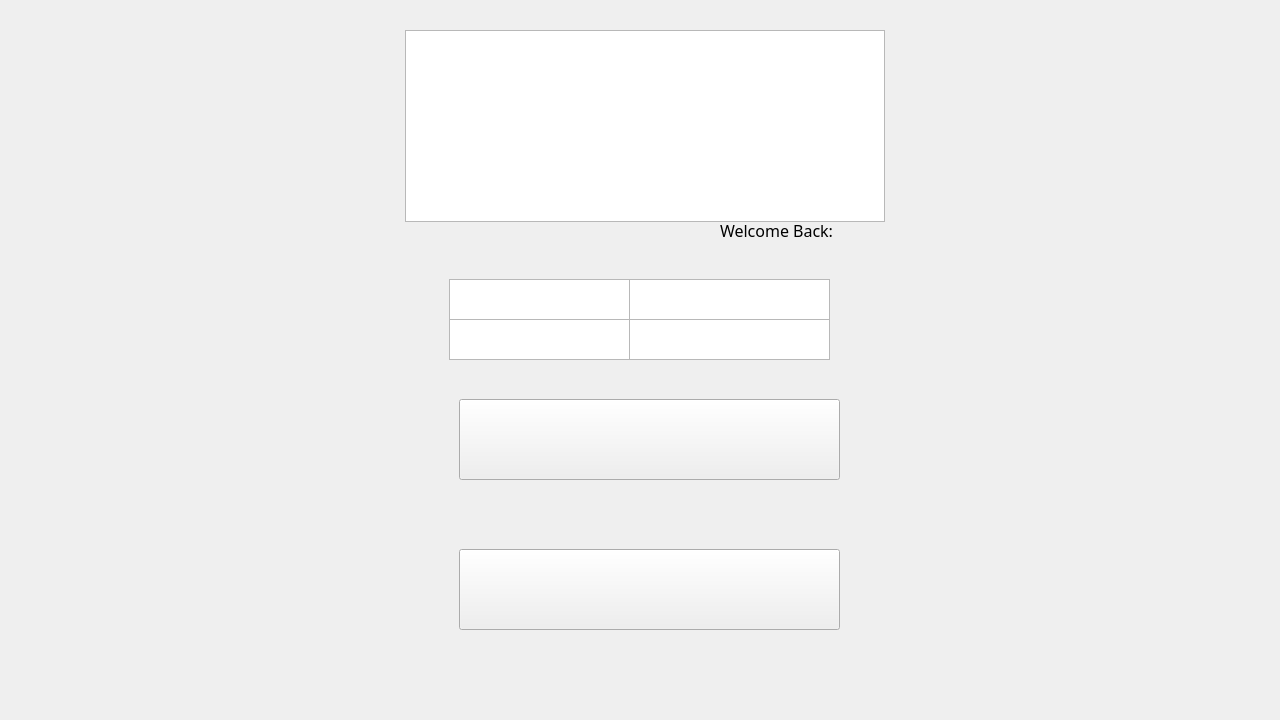
<?xml version="1.0" encoding="UTF-8"?>
<ui version="4.0">
 <class>MainWindow</class>
 <widget class="QMainWindow" name="MainWindow">
  <property name="geometry">
   <rect>
    <x>0</x>
    <y>0</y>
    <width>1280</width>
    <height>720</height>
   </rect>
  </property>
  <property name="windowTitle">
   <string>MainWindow</string>
  </property>
  <widget class="QWidget" name="centralwidget">
   <widget class="QStackedWidget" name="Menus">
    <property name="geometry">
     <rect>
      <x>-1</x>
      <y>-1</y>
      <width>1280</width>
      <height>720</height>
     </rect>
    </property>
    <property name="currentIndex">
     <number>0</number>
    </property>
    <widget class="QWidget" name="LoginorRegister">
     <widget class="QTextEdit" name="UsernameText">
      <property name="geometry">
       <rect>
        <x>630</x>
        <y>280</y>
        <width>201</width>
        <height>41</height>
       </rect>
      </property>
      <property name="font">
       <font>
        <family>8514oem</family>
        <pointsize>12</pointsize>
        <bold>true</bold>
       </font>
      </property>
     </widget>
     <widget class="QGraphicsView" name="UserName">
      <property name="geometry">
       <rect>
        <x>450</x>
        <y>280</y>
        <width>181</width>
        <height>41</height>
       </rect>
      </property>
     </widget>
     <widget class="QGraphicsView" name="Password">
      <property name="geometry">
       <rect>
        <x>450</x>
        <y>320</y>
        <width>181</width>
        <height>41</height>
       </rect>
      </property>
     </widget>
     <widget class="PasswordTextEdit" name="PasswordText">
      <property name="geometry">
       <rect>
        <x>630</x>
        <y>320</y>
        <width>201</width>
        <height>41</height>
       </rect>
      </property>
      <property name="font">
       <font>
        <family>8514oem</family>
        <pointsize>12</pointsize>
        <bold>true</bold>
       </font>
      </property>
     </widget>
     <widget class="HoverButton" name="loginButton">
      <property name="geometry">
       <rect>
        <x>460</x>
        <y>400</y>
        <width>381</width>
        <height>81</height>
       </rect>
      </property>
      <property name="text">
       <string/>
      </property>
     </widget>
     <widget class="HoverButton" name="GuestButton">
      <property name="geometry">
       <rect>
        <x>460</x>
        <y>550</y>
        <width>381</width>
        <height>81</height>
       </rect>
      </property>
      <property name="text">
       <string/>
      </property>
     </widget>
    </widget>
    <widget class="QWidget" name="MainMenu">
     <widget class="HoverButton" name="PlayButton">
      <property name="geometry">
       <rect>
        <x>460</x>
        <y>270</y>
        <width>381</width>
        <height>81</height>
       </rect>
      </property>
      <property name="text">
       <string/>
      </property>
     </widget>
     <widget class="HoverButton" name="StatsButton">
      <property name="geometry">
       <rect>
        <x>460</x>
        <y>370</y>
        <width>381</width>
        <height>81</height>
       </rect>
      </property>
      <property name="text">
       <string/>
      </property>
     </widget>
     <widget class="HoverButton" name="ExitButton">
      <property name="geometry">
       <rect>
        <x>460</x>
        <y>470</y>
        <width>381</width>
        <height>81</height>
       </rect>
      </property>
      <property name="text">
       <string/>
      </property>
     </widget>
    </widget>
    <widget class="QWidget" name="PlayMode">
     <widget class="HoverButton" name="VsPlayer">
      <property name="geometry">
       <rect>
        <x>460</x>
        <y>270</y>
        <width>381</width>
        <height>81</height>
       </rect>
      </property>
      <property name="text">
       <string/>
      </property>
     </widget>
     <widget class="HoverButton" name="VsAI">
      <property name="geometry">
       <rect>
        <x>460</x>
        <y>430</y>
        <width>381</width>
        <height>81</height>
       </rect>
      </property>
      <property name="text">
       <string/>
      </property>
     </widget>
    </widget>
    <widget class="QWidget" name="StatScreen"/>
    <widget class="QWidget" name="Arena">
     <widget class="QWidget" name="widget" native="true">
      <property name="geometry">
       <rect>
        <x>30</x>
        <y>190</y>
        <width>500</width>
        <height>500</height>
       </rect>
      </property>
      <property name="sizePolicy">
       <sizepolicy hsizetype="Preferred" vsizetype="Preferred">
        <horstretch>0</horstretch>
        <verstretch>0</verstretch>
       </sizepolicy>
      </property>
      <layout class="QGridLayout" name="gridLayout_2">
       <property name="leftMargin">
        <number>0</number>
       </property>
       <property name="topMargin">
        <number>0</number>
       </property>
       <property name="rightMargin">
        <number>0</number>
       </property>
       <property name="bottomMargin">
        <number>0</number>
       </property>
       <property name="spacing">
        <number>0</number>
       </property>
       <item row="2" column="0">
        <widget class="QPushButton" name="index3">
         <property name="sizePolicy">
          <sizepolicy hsizetype="Expanding" vsizetype="Expanding">
           <horstretch>0</horstretch>
           <verstretch>0</verstretch>
          </sizepolicy>
         </property>
         <property name="styleSheet">
          <string notr="true">background-color: transparent;
border: 5px solid white;</string>
         </property>
         <property name="text">
          <string/>
         </property>
        </widget>
       </item>
       <item row="2" column="2">
        <widget class="QPushButton" name="index5">
         <property name="sizePolicy">
          <sizepolicy hsizetype="Expanding" vsizetype="Expanding">
           <horstretch>0</horstretch>
           <verstretch>0</verstretch>
          </sizepolicy>
         </property>
         <property name="styleSheet">
          <string notr="true">background-color: transparent;
border: 5px solid white;</string>
         </property>
         <property name="text">
          <string/>
         </property>
        </widget>
       </item>
       <item row="0" column="1">
        <widget class="QPushButton" name="index1">
         <property name="sizePolicy">
          <sizepolicy hsizetype="Expanding" vsizetype="Expanding">
           <horstretch>0</horstretch>
           <verstretch>0</verstretch>
          </sizepolicy>
         </property>
         <property name="styleSheet">
          <string notr="true">background-color: transparent;
border: 5px solid white;</string>
         </property>
         <property name="text">
          <string/>
         </property>
        </widget>
       </item>
       <item row="3" column="2">
        <widget class="QPushButton" name="index8">
         <property name="sizePolicy">
          <sizepolicy hsizetype="Expanding" vsizetype="Expanding">
           <horstretch>0</horstretch>
           <verstretch>0</verstretch>
          </sizepolicy>
         </property>
         <property name="styleSheet">
          <string notr="true">background-color: transparent;
border: 5px solid white;</string>
         </property>
         <property name="text">
          <string/>
         </property>
        </widget>
       </item>
       <item row="2" column="1">
        <widget class="QPushButton" name="index4">
         <property name="sizePolicy">
          <sizepolicy hsizetype="Expanding" vsizetype="Expanding">
           <horstretch>0</horstretch>
           <verstretch>0</verstretch>
          </sizepolicy>
         </property>
         <property name="styleSheet">
          <string notr="true">background-color: transparent;
border: 5px solid white;
</string>
         </property>
         <property name="text">
          <string/>
         </property>
        </widget>
       </item>
       <item row="3" column="1">
        <widget class="QPushButton" name="index7">
         <property name="sizePolicy">
          <sizepolicy hsizetype="Expanding" vsizetype="Expanding">
           <horstretch>0</horstretch>
           <verstretch>0</verstretch>
          </sizepolicy>
         </property>
         <property name="styleSheet">
          <string notr="true">background-color: transparent;
border: 5px solid white;</string>
         </property>
         <property name="text">
          <string/>
         </property>
        </widget>
       </item>
       <item row="0" column="2">
        <widget class="QPushButton" name="index2">
         <property name="sizePolicy">
          <sizepolicy hsizetype="Expanding" vsizetype="Expanding">
           <horstretch>0</horstretch>
           <verstretch>0</verstretch>
          </sizepolicy>
         </property>
         <property name="styleSheet">
          <string notr="true">background-color: transparent;
border: 5px solid white;</string>
         </property>
         <property name="text">
          <string/>
         </property>
        </widget>
       </item>
       <item row="3" column="0">
        <widget class="QPushButton" name="index6">
         <property name="sizePolicy">
          <sizepolicy hsizetype="Expanding" vsizetype="Expanding">
           <horstretch>0</horstretch>
           <verstretch>0</verstretch>
          </sizepolicy>
         </property>
         <property name="styleSheet">
          <string notr="true">background-color: transparent;
border: 5px solid white;</string>
         </property>
         <property name="text">
          <string/>
         </property>
        </widget>
       </item>
       <item row="0" column="0">
        <widget class="QPushButton" name="index0">
         <property name="sizePolicy">
          <sizepolicy hsizetype="Expanding" vsizetype="Expanding">
           <horstretch>0</horstretch>
           <verstretch>0</verstretch>
          </sizepolicy>
         </property>
         <property name="styleSheet">
          <string notr="true">background-color: transparent;
border: 5px solid white;</string>
         </property>
         <property name="text">
          <string/>
         </property>
        </widget>
       </item>
      </layout>
     </widget>
    </widget>
    <widget class="QWidget" name="ResultsScreen"/>
    <widget class="QWidget" name="UnUsed"/>
   </widget>
   <widget class="QGraphicsView" name="MainImage">
    <property name="geometry">
     <rect>
      <x>405</x>
      <y>30</y>
      <width>480</width>
      <height>192</height>
     </rect>
    </property>
    <property name="verticalScrollBarPolicy">
     <enum>Qt::ScrollBarPolicy::ScrollBarAlwaysOff</enum>
    </property>
    <property name="horizontalScrollBarPolicy">
     <enum>Qt::ScrollBarPolicy::ScrollBarAlwaysOff</enum>
    </property>
    <property name="interactive">
     <bool>true</bool>
    </property>
    <property name="rubberBandSelectionMode">
     <enum>Qt::ItemSelectionMode::IntersectsItemShape</enum>
    </property>
   </widget>
   <widget class="QLabel" name="welcometext">
    <property name="geometry">
     <rect>
      <x>720</x>
      <y>210</y>
      <width>191</width>
      <height>41</height>
     </rect>
    </property>
    <property name="font">
     <font>
      <family>8514oem</family>
      <pointsize>12</pointsize>
     </font>
    </property>
    <property name="text">
     <string>Welcome Back:</string>
    </property>
   </widget>
   <widget class="QLabel" name="PlayerLabel">
    <property name="geometry">
     <rect>
      <x>880</x>
      <y>210</y>
      <width>331</width>
      <height>41</height>
     </rect>
    </property>
    <property name="font">
     <font>
      <family>8514oem</family>
      <pointsize>12</pointsize>
     </font>
    </property>
    <property name="text">
     <string/>
    </property>
   </widget>
  </widget>
 </widget>
 <customwidgets>
  <customwidget>
   <class>PasswordTextEdit</class>
   <extends>QTextEdit</extends>
   <header>PasswordTextEdit.h</header>
  </customwidget>
  <customwidget>
   <class>HoverButton</class>
   <extends>QPushButton</extends>
   <header>hoverbutton.h</header>
  </customwidget>
 </customwidgets>
 <resources/>
 <connections/>
</ui>
